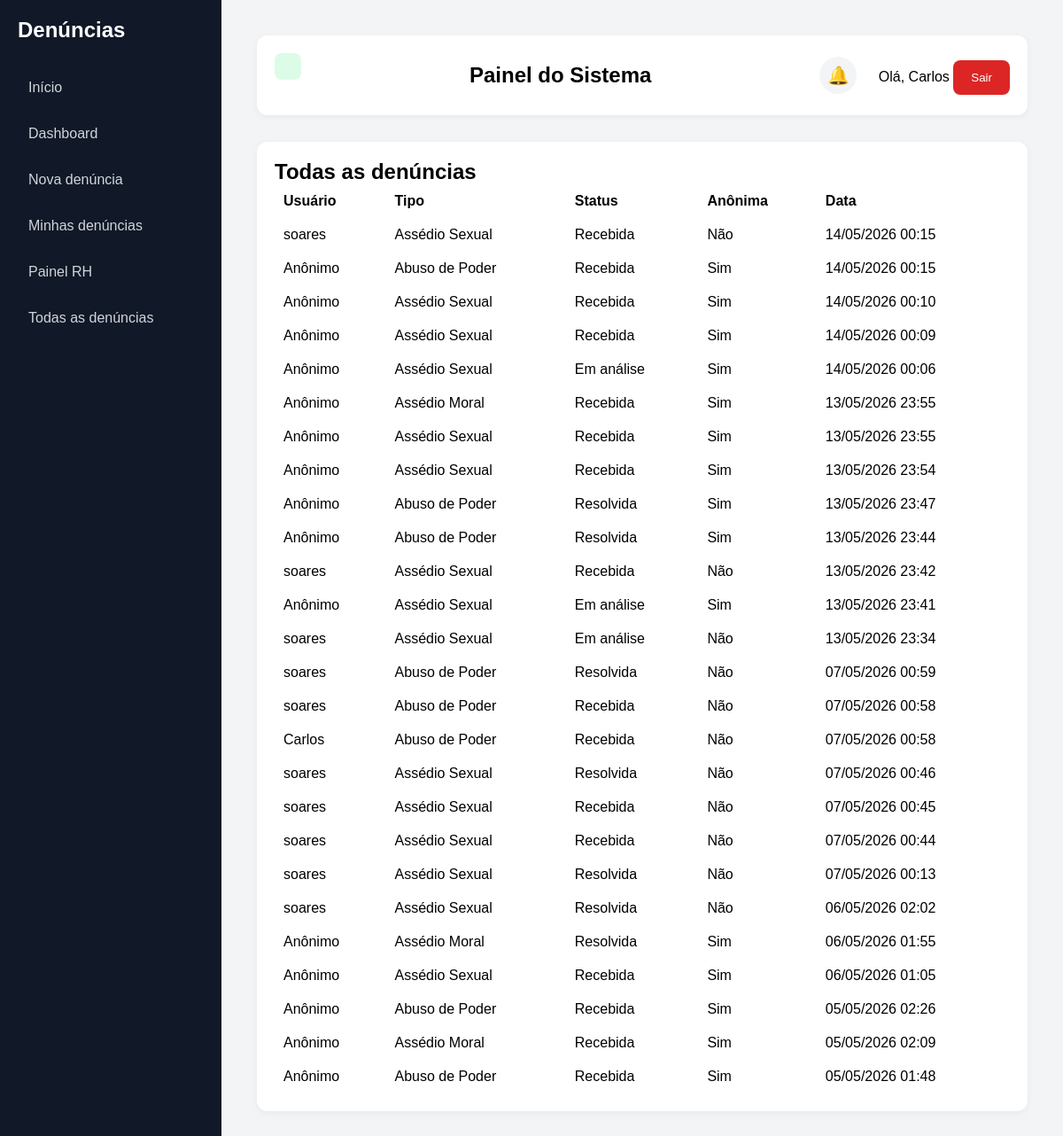
Page /todas-denuncias/ (signed in) on the earlier database version.
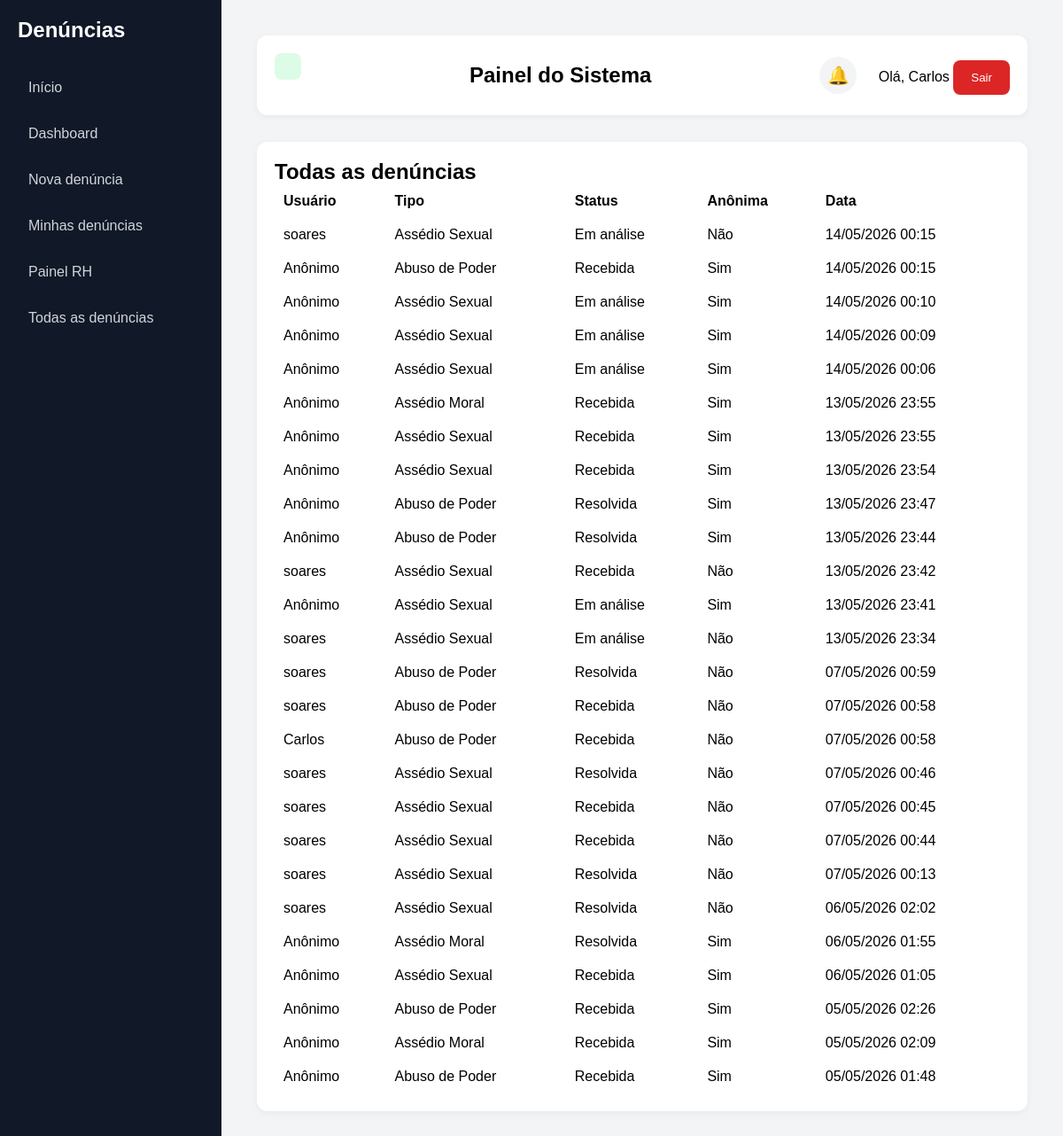
Same page on the later database version.
### denuncias/models.py (models this page shows, shortened)
class Denuncia(models.Model):
    TIPOS = [
        ("moral", "Assédio Moral"),
        ("sexual", "Assédio Sexual"),
        ("abuso", "Abuso de Poder"),
    ]
    STATUS = [
        ("recebida", "Recebida"),
        ("analise", "Em análise"),
        ("resolvida", "Resolvida"),
    ]
    usuario = models.ForeignKey(User, on_delete=models.SET_NULL, null=True, blank=True)
    descricao = models.TextField()
    tipo = models.CharField(max_length=20, choices=TIPOS)
    anonima = models.BooleanField(default=False)
    status = models.CharField(max_length=20, choices=STATUS, default="recebida")
    data_criacao = models.DateTimeField(auto_now_add=True)
    resposta_rh = models.TextField(blank=True, null=True)
    setor = models.ForeignKey(Setor, on_delete=models.SET_NULL, null=True, blank=True)
    exibir_setor = models.BooleanField(default=True)
    link_anexo = models.URLField(blank=True, null=True)

### denuncias/views.py (the view)
# urls.py: path('todas-denuncias/', todas_denuncias, name='todas_denuncias'),
@login_required
def todas_denuncias(request):
    ui_rh = request.user.groups.filter(name="RH").exists()
    ui_admin = request.user.groups.filter(name="Administrador").exists()
    ui_superuser = request.user.is_superuser
    if not (ui_rh or ui_admin or ui_superuser):
        return redirect("home")
    denuncias = Denuncia.objects.all().order_by("-data_criacao")
    return render(request, "denuncias/todas_denuncias.html", {"denuncias": denuncias})

### denuncias/context_processors.py (called while the page is built, shortened)
def grupos_usuario(request):
    notificacoes = Notificacao.objects.filter(
        usuario=request.user
    ).order_by('-data_criacao')[:5]
    total_nao_lidas = Notificacao.objects.filter(
        usuario=request.user,
        lida=False
    ).count()
    return {
        'ui_rh': request.user.groups.filter(name='RH').exists(),
        'ui_admin': request.user.groups.filter(name='Administrador').exists() or request.user.is_superuser,
        'notificacoes': notificacoes,
        'total_nao_lidas': total_nao_lidas,
    }

### denuncias/templates/denuncias/todas_denuncias.html
{% extends 'base.html' %}
{% block content %}
<h2>Todas as denúncias</h2>
{% if denuncias %}
    <table style="width:100%; border-collapse:collapse;">
        <thead>
            <tr>
                <th style="text-align:left; padding:10px;">Usuário</th>
                <th style="text-align:left; padding:10px;">Tipo</th>
                <th style="text-align:left; padding:10px;">Status</th>
                <th style="text-align:left; padding:10px;">Anônima</th>
                <th style="text-align:left; padding:10px;">Data</th>
            </tr>
        </thead>
        <tbody>
            {% for d in denuncias %}
                <tr>
                    <td style="padding:10px;">
                        {% if d.anonima %}
                            Anônimo
                        {% else %}
                            {{ d.usuario.username }}
                        {% endif %}
                    </td>
                    <td style="padding:10px;">{{ d.get_tipo_display }}</td>
                    <td style="padding:10px;">{{ d.get_status_display }}</td>
                    <td style="padding:10px;">
                        {% if d.anonima %}
                            Sim
                        {% else %}
                            Não
                        {% endif %}
                    </td>
                    <td style="padding:10px;">{{ d.data_criacao|date:"d/m/Y H:i" }}</td>
                </tr>
            {% endfor %}
        </tbody>
    </table>
{% else %}
    <p>Nenhuma denúncia cadastrada.</p>
{% endif %}
{% endblock %}

Differences in the rows shown:
changed Denuncia (number 1 of 26 on the later page): status "Recebida" → "Em análise"
changed Denuncia (number 3 of 26 on the later page): status "Recebida" → "Em análise"
changed Denuncia (number 4 of 26 on the later page): status "Recebida" → "Em análise"
